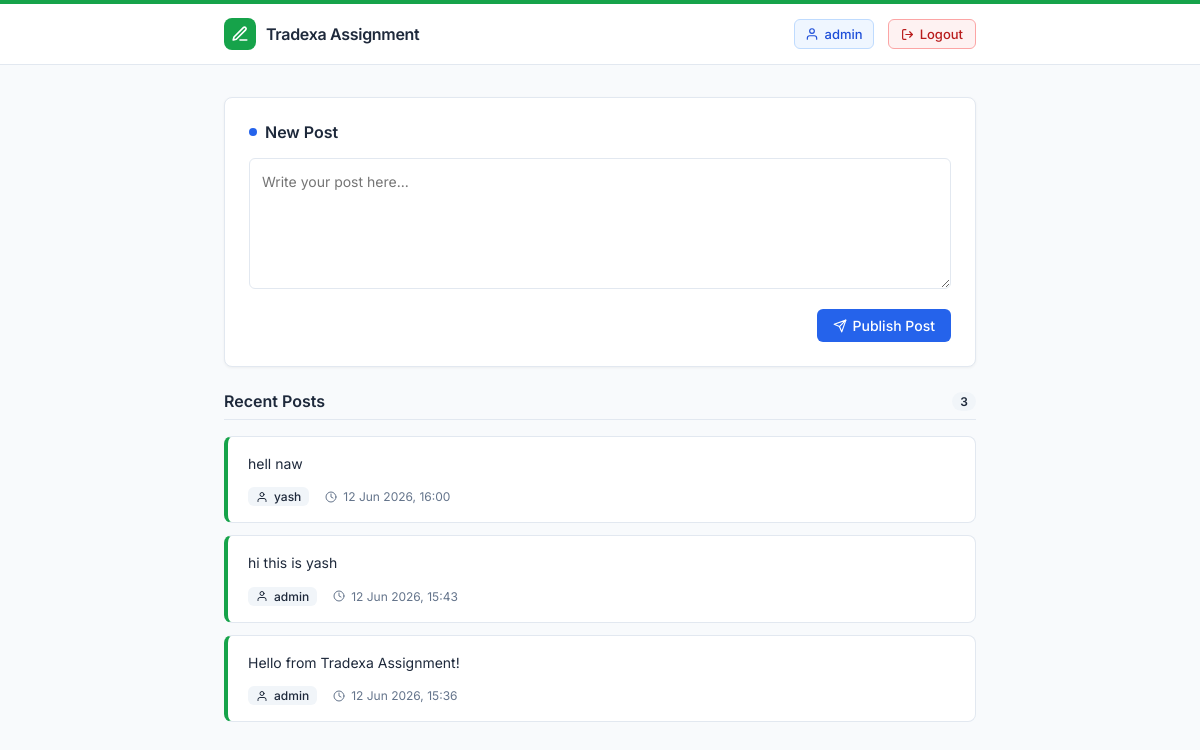
Screenshot of /users/create-post/ (signed in) with the database file from the repository.
### users/models.py (models this page shows, shortened)
class Post(models.Model):
    user = models.ForeignKey(
        User,
        on_delete=models.CASCADE,
        db_constraint=False,  # model-level FK only, NOT enforced at DB level
    )
    text = models.TextField()
    created_at = models.DateTimeField(auto_now_add=True)
    updated_at = models.DateTimeField(auto_now=True)
    class Meta:
        app_label = 'users'

class User(models.Model):
    first_name = models.CharField(max_length=50)
    last_name = models.CharField(max_length=50)
    email = models.EmailField(unique=True)
    password = models.CharField(max_length=255)  # stores hashed passwords
    username = models.CharField(max_length=50, unique=True)
    class Meta:
        app_label = 'users'

### users/views.py (the view)
# urls.py: path('create-post/', views.create_post, name='create_post'),
@login_required
def create_post(request):
    if request.method == 'POST':
        form = PostForm(request.POST)
        if form.is_valid():
            try:
                custom_user = CustomUser.objects.get(username=request.user.username)
            except CustomUser.DoesNotExist:
                custom_user = CustomUser.objects.create(
                    username=request.user.username,
                    email=request.user.email or f"{request.user.username}@tradexa.local",
                    first_name=request.user.first_name,
                    last_name=request.user.last_name,
                    password=request.user.password,
                )
            post = form.save(commit=False)
            post.user = custom_user
            post.save()
            messages.success(request, 'Post created successfully!')
            return redirect('create_post')
    else:
        form = PostForm()
    posts = Post.objects.all().order_by('-created_at')
    return render(request, 'users/create_post.html', {'form': form, 'posts': posts})

### users/forms.py
class PostForm(forms.ModelForm):
    class Meta:
        model = Post
        fields = ['text']
        widgets = {
            'text': forms.Textarea(attrs={
                'rows': 5,
                'placeholder': 'Write your post here...',
                'class': 'form-textarea',
            })
        }

### users/templates/users/create_post.html (shortened to what this page needs)
<!DOCTYPE html>
<html lang="en">
<head>
</head>
<body>
    <header>
        <div class="header-inner">
            <div class="header-logo">
                <div class="header-logo-icon">
                    <svg viewBox="0 0 24 24">
                        <path d="M12 20h9" />
                        <path d="M16.5 3.5a2.121 2.121 0 0 1 3 3L7 19l-4 1 1-4 12.5-12.5z" />
                    </svg>
                </div>
                <h1>Tradexa Assignment</h1>
            </div>
            <div class="header-right">
                <span class="user-badge">
                    <svg viewBox="0 0 24 24">
                        <path d="M20 21v-2a4 4 0 0 0-4-4H8a4 4 0 0 0-4 4v2" />
                        <circle cx="12" cy="7" r="4" />
                    </svg>
                    {{ request.user.username }}
                </span>
                <a href="{% url 'logout' %}" class="logout-btn" id="logout-btn">
                    <svg viewBox="0 0 24 24">
                        <path d="M9 21H5a2 2 0 0 1-2-2V5a2 2 0 0 1 2-2h4" />
                        <polyline points="16 17 21 12 16 7" />
                        <line x1="21" y1="12" x2="9" y2="12" />
                    </svg>
                    Logout
                </a>
            </div>
        </div>
    </header>
    <main>
        <div class="card">
            <p class="card-title">
                <span class="card-title-dot"></span>
                New Post
            </p>
            <form method="post" id="post-form">
                {{ form.text }}
                <div class="submit-row">
                    <button type="submit" class="btn-submit" id="publish-btn">
                        <svg viewBox="0 0 24 24">
                            <line x1="22" y1="2" x2="11" y2="13" />
                            <polygon points="22 2 15 22 11 13 2 9 22 2" />
                        </svg>
                        Publish Post
                    </button>
                </div>
            </form>
        </div>
        <div class="posts-header">
            <span class="posts-title">Recent Posts</span>
            <span class="posts-count">{{ posts|length }}</span>
        </div>
        {% for post in posts %}
        <div class="post-card">
            <p class="post-text">{{ post.text }}</p>
            <div class="post-meta">
                <span class="post-meta-item author-tag">
                    <svg viewBox="0 0 24 24">
                        <path d="M20 21v-2a4 4 0 0 0-4-4H8a4 4 0 0 0-4 4v2" />
                        <circle cx="12" cy="7" r="4" />
                    </svg>
                    {{ post.user.username }}
                </span>
                <span class="post-meta-item">
                    <svg viewBox="0 0 24 24">
                        <circle cx="12" cy="12" r="10" />
                        <polyline points="12 6 12 12 16 14" />
                    </svg>
                    {{ post.created_at|date:"d M Y, H:i" }}
                </span>
            </div>
        </div>
        {% endfor %}
    </main>
</body>
</html>

### users/templates/users/create_post.html (style rules this page uses)
*, *::before, *::after { margin: 0; padding: 0; box-sizing: border-box; }
:root { --white: #ffffff; --green: #16a34a; --green-bg: #f0fdf4; --blue: #2563eb; --blue-d: #1d4ed8; --blue-bg: #eff6ff; --gray-50: #f8fafc; --gray-100: #f1f5f9; --gray-200: #e2e8f0; --gray-400: #94a3b8; --gray-500: #64748b; --gray-800: #1e293b; }
body { font-family: 'Inter', sans-serif; background: var(--gray-50); color: var(--gray-800); min-height: 100vh; }
header { background: var(--white); border-bottom: 1px solid var(--gray-200); padding: 0; }
.header-inner { max-width: 800px; margin: 0 auto; padding: 14px 24px; display: flex; align-items: center; justify-content: space-between; }
.header-logo { display: flex; align-items: center; gap: 10px; }
.header-logo-icon { width: 32px; height: 32px; border-radius: 8px; background: var(--green); display: flex; align-items: center; justify-content: center; }
.header-logo-icon svg { width: 18px; height: 18px; fill: none; stroke: var(--white); stroke-width: 2.2; stroke-linecap: round; stroke-linejoin: round; }
.header-logo h1 { font-size: 16px; font-weight: 600; color: var(--gray-800); letter-spacing: -0.3px; }
.header-right { display: flex; align-items: center; gap: 14px; }
.user-badge { display: flex; align-items: center; gap: 6px; background: var(--blue-bg); border: 1px solid #bfdbfe; border-radius: 6px; padding: 6px 10px; font-size: 13px; font-weight: 500; color: var(--blue-d); }
.user-badge svg { width: 14px; height: 14px; fill: none; stroke: currentColor; stroke-width: 2; stroke-linecap: round; stroke-linejoin: round; }
.logout-btn { display: flex; align-items: center; gap: 6px; background: #fef2f2; border: 1px solid #fca5a5; border-radius: 6px; padding: 6px 12px; font-size: 13px; font-weight: 500; color: #b91c1c; text-decoration: none; transition: background 0.15s; }
.logout-btn svg { width: 13px; height: 13px; fill: none; stroke: currentColor; stroke-width: 2.2; stroke-linecap: round; stroke-linejoin: round; }
main { max-width: 800px; margin: 32px auto; padding: 0 24px 60px; }
.card { background: var(--white); border-radius: 8px; border: 1px solid var(--gray-200); box-shadow: 0 1px 3px rgba(0,0,0,0.05); padding: 24px; margin-bottom: 24px; }
.card-title { font-size: 16px; font-weight: 600; color: var(--gray-800); margin-bottom: 16px; display: flex; align-items: center; gap: 8px; }
.card-title-dot { width: 8px; height: 8px; border-radius: 50%; background: var(--blue); display: inline-block; }
.form-textarea { width: 100%; padding: 12px; border: 1px solid var(--gray-200); border-radius: 6px; font-size: 14px; font-family: inherit; color: var(--gray-800); resize: vertical; outline: none; background: var(--white); transition: border-color 0.15s, box-shadow 0.15s; line-height: 1.5; }
.submit-row { display: flex; align-items: center; justify-content: flex-end; margin-top: 16px; gap: 12px; }
.btn-submit { display: inline-flex; align-items: center; gap: 6px; padding: 8px 16px; background: var(--blue); color: var(--white); border: none; border-radius: 6px; font-size: 14px; font-weight: 500; font-family: inherit; cursor: pointer; transition: background-color 0.15s; }
.btn-submit svg { width: 14px; height: 14px; fill: none; stroke: var(--white); stroke-width: 2; stroke-linecap: round; stroke-linejoin: round; }
.posts-header { display: flex; align-items: center; justify-content: space-between; margin-bottom: 16px; padding-bottom: 8px; border-bottom: 1px solid var(--gray-200); }
.posts-title { font-size: 16px; font-weight: 600; color: var(--gray-800); }
.posts-count { background: var(--gray-100); color: var(--gray-600); font-size: 12px; font-weight: 600; padding: 2px 8px; border-radius: 12px; }
.post-card { background: var(--white); border: 1px solid var(--gray-200); border-radius: 8px; padding: 16px 20px; margin-bottom: 12px; border-left: 4px solid var(--green); }
.post-text { font-size: 14px; line-height: 1.6; color: var(--gray-800); white-space: pre-wrap; margin-bottom: 12px; }
.post-meta { display: flex; align-items: center; gap: 16px; flex-wrap: wrap; }
.post-meta-item { display: flex; align-items: center; gap: 6px; font-size: 12px; color: var(--gray-500); }
.post-meta-item svg { width: 12px; height: 12px; fill: none; stroke: currentColor; stroke-width: 2; stroke-linecap: round; stroke-linejoin: round; }
.author-tag { background: var(--gray-100); color: var(--gray-800); padding: 2px 8px; border-radius: 6px; font-weight: 500; }

### rows the page displays
Post: text "hell naw", user.username "yash", created_at "12 Jun 2026, 16:00"
Post: text "hi this is yash", user.username "admin", created_at "12 Jun 2026, 15:43"
Post: text "Hello from Tradexa Assignment!", user.username "admin", created_at "12 Jun 2026, 15:36"

### other values shown
{{ request.user.username }} "admin"
{{ posts|length }} "3"
